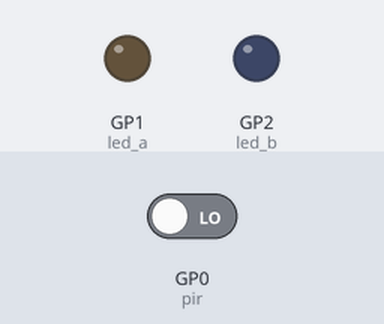
Recording of a program running on a simulated Raspberry Pi Pico running CircuitPython. Shown: output pins drawn as LEDs (lit = HIGH). The inputs (shaded band) are chosen by the test bench; at power-on: GP0 (pir) LOW.

Above: at 3.2 s.
3.3 s: GP0 (pir) driven HIGH
At 3.7 s:
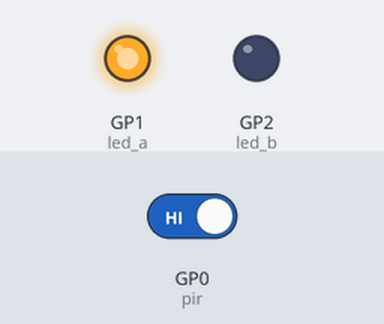
At 4.3 s:
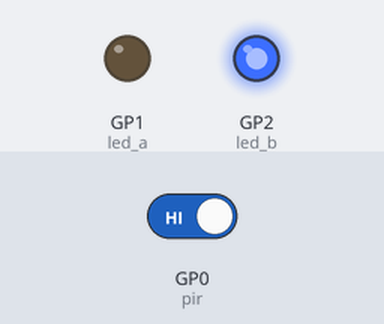
6.3 s: GP0 (pir) driven LOW
At 6.8 s:
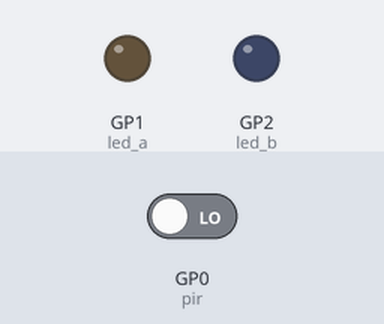
Timing chart, 0 to 9.3 s (numbered marks = the images above; inputs shaded):
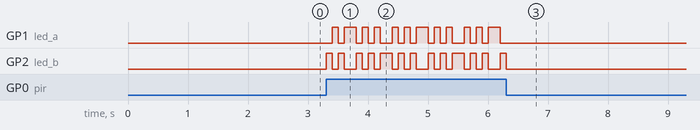

Measured:
- after the input at 6.3 s, GP1 (led_a): stops changing and stays LOW; GP2 (led_b): goes on until 6.3 s, then stays LOW

The program:

code.py
```python
import time
import board
import digitalio

# ==== PINS ====
PIR_PIN  = board.GP0      # OUT du HC-SR501
LED_A_PIN = board.GP1     # LED 1 (ex: rouge)
LED_B_PIN = board.GP2     # LED 2 (ex: bleue)

# ==== Réglages sirène ====
SWITCH_LED_PERIOD_S = 0.12   # 0.12s -> alternance rapide (sirène)

# ==== PIR ====
pir = digitalio.DigitalInOut(PIR_PIN)
pir.direction = digitalio.Direction.INPUT
pir.pull = digitalio.Pull.DOWN

# ==== LEDs ====
led_a = digitalio.DigitalInOut(LED_A_PIN)
led_a.direction = digitalio.Direction.OUTPUT

led_b = digitalio.DigitalInOut(LED_B_PIN)
led_b.direction = digitalio.Direction.OUTPUT

time.sleep(2)


while True:
    if pir.value:  # mouvement détecté
        phase = int(time.monotonic() / SWITCH_LED_PERIOD_S) % 2
        led_a.value = (phase == 0)
        led_b.value = (phase == 1)
    else:
        led_a.value = False
        led_b.value = False

    time.sleep(0.1)
```
